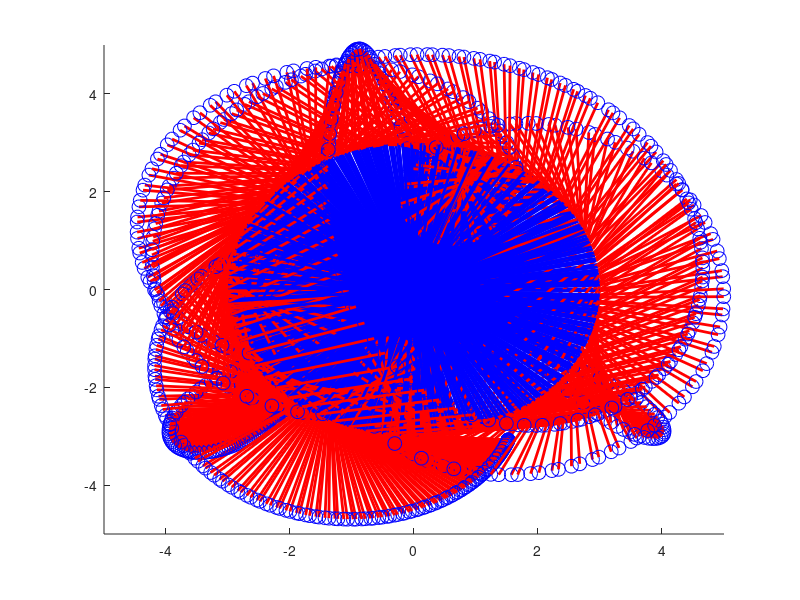

MATLAB code for this plot:
% Define the robot arm parameters
l1 = 3; % length of first link (in meters)
l2 = 2; % length of second link (in meters)

% Define the simulation parameters
duration = 10; % duration of the simulation (in seconds)
timestep = 0.01; % time step for the simulation (in seconds)

% Initialize the robot arm joint angles
theta1 = pi/4; % angle of first joint (in radians)
theta2 = pi/6; % angle of second joint (in radians)

% Initialize the simulation figure
figure;
hold on;
xlim([-5 5]);
ylim([-5 5]);

% Perform the simulation
for t = 0:timestep:duration
    
    % Compute the robot arm end effector position at the current time
    x = l1*cos(theta1) + l2*cos(theta1 + theta2);
    y = l1*sin(theta1) + l2*sin(theta1 + theta2);
    
    % Update the robot arm visualization in the simulation
    plot([0, l1*cos(theta1)], [0, l1*sin(theta1)], 'b-', 'LineWidth', 2);
    plot([l1*cos(theta1), x], [l1*sin(theta1), y], 'r-', 'LineWidth', 2);
    plot(x, y, 'bo', 'MarkerSize', 10);
    pause(0.01);
    drawnow;
    
    % Compute the new joint angles for the next time step
    theta1 = theta1 + 0.1*cos(t);
    theta2 = theta2 + 0.2*sin(2*t);
    
end
